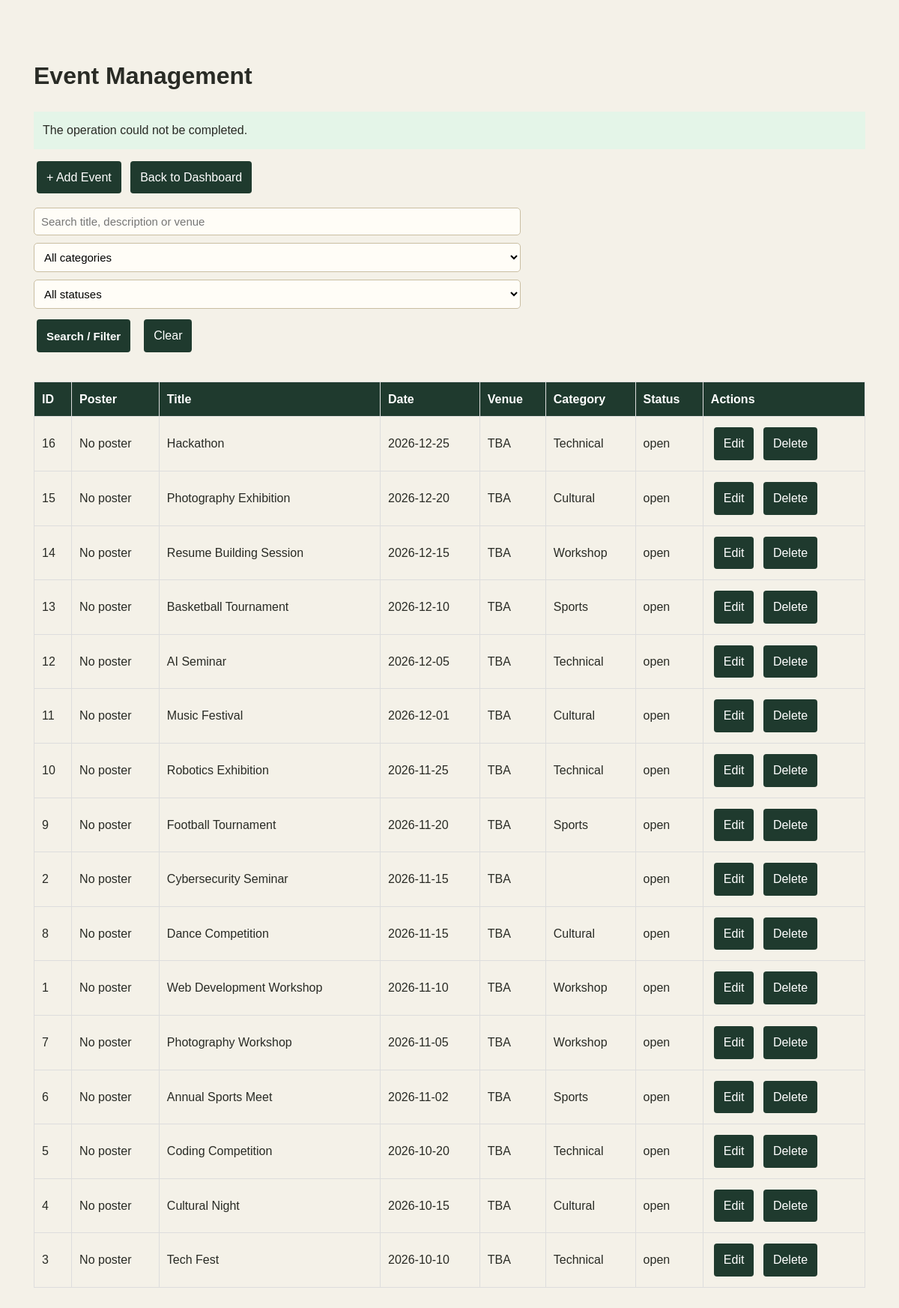
The app's page /events.php?message=error (signed in) with its own data.
### tables this page shows
CREATE TABLE `events` (
  `event_id` int(11) NOT NULL,
  `title` varchar(150) NOT NULL,
  `event_date` date NOT NULL,
  `category` varchar(30) DEFAULT NULL,
  `location` varchar(150) DEFAULT NULL,
  `venue` varchar(150) NOT NULL DEFAULT 'TBA',
  `status` enum('open','closed') NOT NULL DEFAULT 'open',
  `description` text NOT NULL DEFAULT '',
  `poster` varchar(255) DEFAULT NULL
);

### events.php (the view, shortened to what this page needs)
<?php
require_once "db_mysqli.php";
$search = trim($_GET["search"] ?? "");
$sql = "SELECT * FROM events";
$sql .= " ORDER BY event_date DESC";
$stmt = $conn->prepare($sql);
$stmt->execute();
$events = $stmt->get_result();
$message = $_GET["message"] ?? "";
?>
<!DOCTYPE html>
<html lang="en">
<head>
    <link rel="stylesheet" href="style.css">
</head>
<body>
<div class="event-container">
    <h1>Event Management</h1>
    <?php if ($message === "added"): ?>
        <p class="event-message">Event added successfully.</p>
    <?php elseif ($message === "updated"): ?>
        <p class="event-message">Event updated successfully.</p>
    <?php elseif ($message === "deleted"): ?>
        <p class="event-message">Event deleted successfully.</p>
    <?php elseif ($message === "error"): ?>
        <p class="event-message">The operation could not be completed.</p>
    <?php endif; ?>
    <a class="event-btn" href="add-event.php">+ Add Event</a>
    <a class="event-btn" href="admin-dashboard.php">Back to Dashboard</a>
    <form class="event-form" method="GET">
        <input type="text" name="search"
               placeholder="Search title, description or venue"
               value="<?= htmlspecialchars($search, ENT_QUOTES, 'UTF-8') ?>">
        <select name="category">
            <option value="">All categories</option>
        </select>
        <select name="status">
            <option value="">All statuses</option>
        </select>
        <button class="event-btn" type="submit">Search / Filter</button>
        <a class="event-btn" href="events.php">Clear</a>
    </form>
    <div class="table-wrapper">
        <table class="event-table">
            <thead>
            <tr>
                <th>ID</th>
                <th>Poster</th>
                <th>Title</th>
                <th>Date</th>
                <th>Venue</th>
                <th>Category</th>
                <th>Status</th>
                <th>Actions</th>
            </tr>
            </thead>
            <tbody>
            <?php if ($events->num_rows === 0): ?>
                <tr><td colspan="8">No events found.</td></tr>
            <?php else: ?>
                <?php while ($event = $events->fetch_assoc()): ?>
                    <tr>
                        <td><?= (int)$event["event_id"] ?></td>
                        <td>
                            <?php if (!empty($event["poster"])): ?>
                                <img src="<?= htmlspecialchars($event["poster"], ENT_QUOTES, 'UTF-8') ?>"
                                     alt="Event poster">
                            <?php else: ?>
                                No poster
                            <?php endif; ?>
                        </td>
                        <td><?= htmlspecialchars($event["title"], ENT_QUOTES, 'UTF-8') ?></td>
                        <td><?= htmlspecialchars($event["event_date"], ENT_QUOTES, 'UTF-8') ?></td>
                        <td><?= htmlspecialchars($event["venue"], ENT_QUOTES, 'UTF-8') ?></td>
                        <td><?= htmlspecialchars($event["category"], ENT_QUOTES, 'UTF-8') ?></td>
                        <td><?= htmlspecialchars($event["status"], ENT_QUOTES, 'UTF-8') ?></td>
                        <td>
                            <a class="event-btn"
                               href="edit-event.php?id=<?= (int)$event["event_id"] ?>">Edit</a>
                            <a class="event-btn"
                               href="delete-event.php?id=<?= (int)$event["event_id"] ?>">Delete</a>
                        </td>
                    </tr>
                <?php endwhile; ?>
            <?php endif; ?>
            </tbody>
        </table>
    </div>
</div>
</body>
</html>

### style.css (style rules this page uses)
* { box-sizing: border-box; }
body { margin: 0; font-family: Arial, sans-serif; line-height: 1.6; background-color: #f4f1e8; color: #292b25; }
form { max-width: 650px; margin: 20px auto; }
input, textarea, select { width: 100%; padding: 10px; font-family: Arial, sans-serif; font-size: 15px; border: 1px solid #c9bea2; border-radius: 5px; background-color: #fffdf7; }
button { border: none; padding: 11px 22px; background-color: #315842; color: #ffffff; font-size: 15px; font-weight: bold; border-radius: 5px; cursor: pointer; }

### events.php (style rules this page uses)
.event-container { max-width: 1150px; margin: 35px auto; padding: 20px; }
.event-table { width: 100%; border-collapse: collapse; margin-top: 20px; }
.event-table th, .event-table td { border: 1px solid #ddd; padding: 10px; text-align: left; }
.event-table th { background: #1f3a2e; color: white; }
.event-btn { display: inline-block; padding: 9px 13px; margin: 4px; background: #1f3a2e; color: white; text-decoration: none; border: none; cursor: pointer; border-radius: 4px; }
.event-form { display: flex; gap: 10px; flex-wrap: wrap; margin: 15px 0; }
.event-form input, .event-form select { padding: 9px; }
.event-message { padding: 12px; background: #e4f5e8; margin: 12px 0; }
.table-wrapper { overflow-x: auto; }

### records on screen
events: event_id "16", shows "No poster", title "Hackathon", event_date "2026-12-25", venue "TBA", category "Technical", status "open"
events: event_id "15", shows "No poster", title "Photography Exhibition", event_date "2026-12-20", venue "TBA", category "Cultural", status "open"
events: event_id "14", shows "No poster", title "Resume Building Session", event_date "2026-12-15", venue "TBA", category "Workshop", status "open"
events: event_id "13", shows "No poster", title "Basketball Tournament", event_date "2026-12-10", venue "TBA", category "Sports", status "open"
events: event_id "12", shows "No poster", title "AI Seminar", event_date "2026-12-05", venue "TBA", category "Technical", status "open"
events: event_id "11", shows "No poster", title "Music Festival", event_date "2026-12-01", venue "TBA", category "Cultural", status "open"
events: event_id "10", shows "No poster", title "Robotics Exhibition", event_date "2026-11-25", venue "TBA", category "Technical", status "open"
events: event_id "9", shows "No poster", title "Football Tournament", event_date "2026-11-20", venue "TBA", category "Sports", status "open"
events: event_id "2", shows "No poster", title "Cybersecurity Seminar", event_date "2026-11-15", venue "TBA", status "open"
events: event_id "8", shows "No poster", title "Dance Competition", event_date "2026-11-15", venue "TBA", category "Cultural", status "open"
events: event_id "1", shows "No poster", title "Web Development Workshop", event_date "2026-11-10", venue "TBA", category "Workshop", status "open"
events: event_id "7", shows "No poster", title "Photography Workshop", event_date "2026-11-05", venue "TBA", category "Workshop", status "open"
events: event_id "6", shows "No poster", title "Annual Sports Meet", event_date "2026-11-02", venue "TBA", category "Sports", status "open"
events: event_id "5", shows "No poster", title "Coding Competition", event_date "2026-10-20", venue "TBA", category "Technical", status "open"
events: event_id "4", shows "No poster", title "Cultural Night", event_date "2026-10-15", venue "TBA", category "Cultural", status "open"
events: event_id "3", shows "No poster", title "Tech Fest", event_date "2026-10-10", venue "TBA", category "Technical", status "open"
